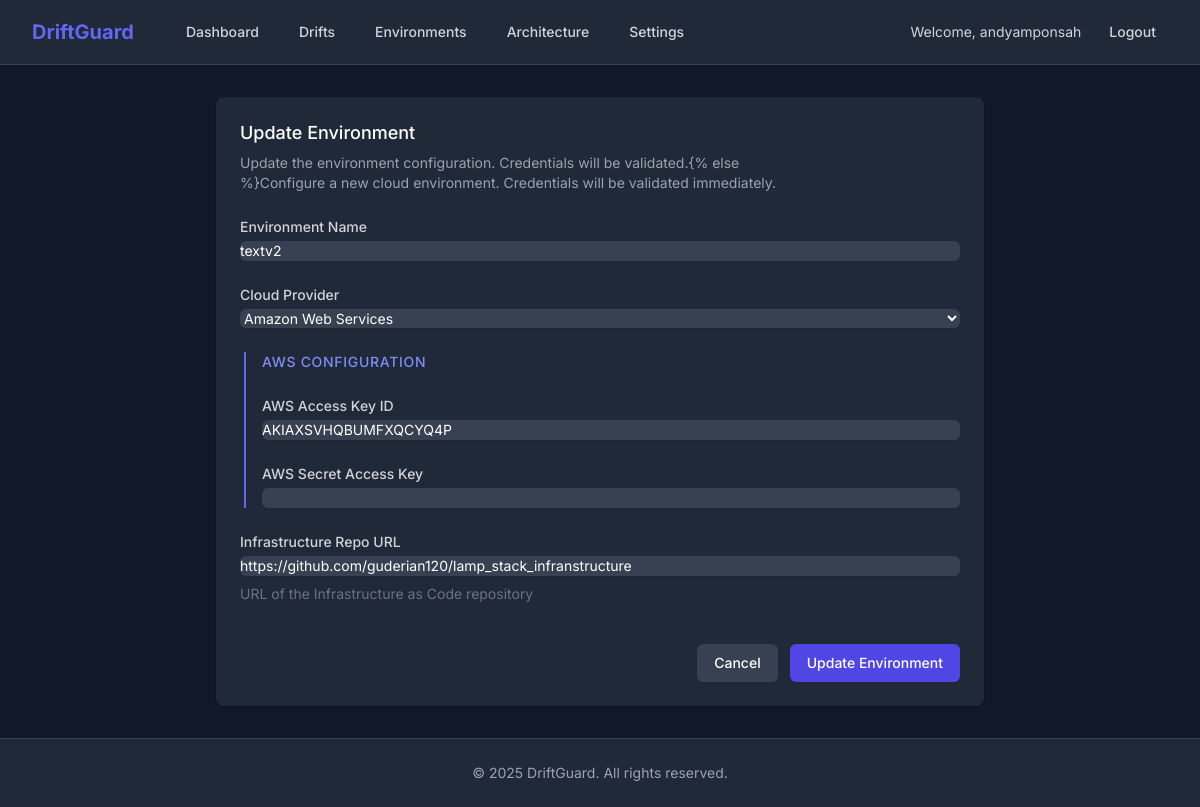
Page /integrations/2/update/ (signed in) on the committed database.
### integrations/models.py (models this page shows, shortened)
class Environment(models.Model):
    PROVIDER_CHOICES = [
        ('AWS', 'Amazon Web Services'),
        ('GCP', 'Google Cloud Platform'),
        ('Azure', 'Microsoft Azure'),
    ]
    name = models.CharField(max_length=100, help_text="Friendly name for this environment (e.g., Production, Staging)")
    provider = models.CharField(max_length=20, choices=PROVIDER_CHOICES, default='AWS')
    aws_access_key = models.CharField(max_length=255, blank=True, null=True)
    aws_secret_key = models.CharField(max_length=255, blank=True, null=True)
    iac_repo_url = models.URLField(max_length=500, blank=True, null=True, help_text="URL of the Infrastructure as Code repository")
    created_at = models.DateTimeField(auto_now_add=True)
    updated_at = models.DateTimeField(auto_now=True)

### integrations/views.py (the view)
# urls.py: path('<int:pk>/update/', views.environment_update, name='update'),
@login_required
def environment_update(request, pk):
    environment = get_object_or_404(Environment, pk=pk)
    if request.method == 'POST':
        form = EnvironmentForm(request.POST, instance=environment)
        if form.is_valid():
            form.save()
            messages.success(request, f"Environment '{environment.name}' updated successfully.")
            return redirect('integrations:list')
        else:
            messages.error(request, "Failed to update environment. Please check the errors below.")
    else:
        form = EnvironmentForm(instance=environment)
    return render(request, 'integrations/environment_form.html', {
        'form': form,
        'action': 'Update',
        'environment': environment
    })

### templates/integrations/environment_form.html (shortened to what this page needs)
{% extends 'base.html' %}
{% block content %}
<div class="max-w-3xl mx-auto">
    <div class="bg-gray-800 shadow sm:rounded-lg">
        <div class="px-4 py-5 sm:p-6">
            <h3 class="text-lg leading-6 font-medium text-white">{{ action|default:"Add New" }} Environment</h3>
            <div class="mt-2 max-w-xl text-sm text-gray-400">
                <p>{% if action == "Update" %}Update the environment configuration. Credentials will be validated.{%
                    else %}Configure a new cloud environment. Credentials will be validated immediately.{% endif %}</p>
            </div>
            <form class="mt-5 space-y-6" method="POST" data-loading>
                <div>
                    <label for="{{ form.name.id_for_label }}"
                        class="block text-sm font-medium text-gray-300">Environment Name</label>
                    <div class="mt-1">
                        {{ form.name }}
                    </div>
                </div>
                <div>
                    <label for="{{ form.provider.id_for_label }}" class="block text-sm font-medium text-gray-300">Cloud
                        Provider</label>
                    <div class="mt-1">
                        {{ form.provider }}
                    </div>
                </div>
                <div id="aws-credentials" class="space-y-6 border-l-2 border-indigo-500 pl-4 ml-1">
                    <h4 class="text-sm font-medium text-indigo-400 uppercase tracking-wider">AWS Configuration</h4>
                    <div>
                        <label for="{{ form.aws_access_key.id_for_label }}"
                            class="block text-sm font-medium text-gray-300">AWS Access Key ID</label>
                        <div class="mt-1">
                            {{ form.aws_access_key }}
                        </div>
                    </div>
                    <div>
                        <label for="{{ form.aws_secret_key.id_for_label }}"
                            class="block text-sm font-medium text-gray-300">AWS Secret Access Key</label>
                        <div class="mt-1">
                            {{ form.aws_secret_key }}
                        </div>
                    </div>
                </div>
                <div>
                    <label for="{{ form.iac_repo_url.id_for_label }}"
                        class="block text-sm font-medium text-gray-300">Infrastructure Repo URL</label>
                    <div class="mt-1">
                        {{ form.iac_repo_url }}
                    </div>
                    <p class="mt-2 text-sm text-gray-500">{{ form.iac_repo_url.help_text }}</p>
                </div>
                <div class="flex justify-end pt-4">
                    <a href="{% url 'integrations:list' %}"
                        class="bg-gray-700 py-2 px-4 border border-transparent rounded-md shadow-sm text-sm font-medium text-white hover:bg-gray-600 focus:outline-none focus:ring-2 focus:ring-offset-2 focus:ring-indigo-500 mr-3">
                        Cancel
                    </a>
                    <button type="submit"
                        class="inline-flex justify-center py-2 px-4 border border-transparent shadow-sm text-sm font-medium rounded-md text-white bg-indigo-600 hover:bg-indigo-700 focus:outline-none focus:ring-2 focus:ring-offset-2 focus:ring-indigo-500">
                        {% if action == "Update" %}Update Environment{% else %}Validate & Save{% endif %}
                    </button>
                </div>
            </form>
        </div>
    </div>
</div>
{% endblock %}

### templates/base.html (shortened to what this page needs)
{% load static %}
<!DOCTYPE html>
<html lang="en">
<head>
    <script src="https://cdn.tailwindcss.com"></script>
</head>
<body class="bg-gray-900 text-gray-100 min-h-screen flex flex-col">
    <nav class="bg-gray-800 border-b border-gray-700">
        <div class="max-w-7xl mx-auto px-4 sm:px-6 lg:px-8">
            <div class="flex items-center justify-between h-16">
                <div class="flex items-center">
                    <div class="flex-shrink-0 text-indigo-500 font-bold text-xl">
                        DriftGuard
                    </div>
                    <div class="hidden md:block">
                        <div class="ml-10 flex items-baseline space-x-4">
                            <a href="{% url 'dashboard:home' %}"
                                class="text-gray-300 hover:bg-gray-700 hover:text-white px-3 py-2 rounded-md text-sm font-medium">Dashboard</a>
                            <a href="{% url 'drifts:list' %}"
                                class="text-gray-300 hover:bg-gray-700 hover:text-white px-3 py-2 rounded-md text-sm font-medium">Drifts</a>
                            <a href="{% url 'integrations:list' %}"
                                class="text-gray-300 hover:bg-gray-700 hover:text-white px-3 py-2 rounded-md text-sm font-medium">Environments</a>
                            <a href="{% url 'core:architecture' %}"
                                class="text-gray-300 hover:bg-gray-700 hover:text-white px-3 py-2 rounded-md text-sm font-medium">Architecture</a>
                            <a href="{% url 'core:settings' %}"
                                class="text-gray-300 hover:bg-gray-700 hover:text-white px-3 py-2 rounded-md text-sm font-medium">Settings</a>
                        </div>
                    </div>
                </div>
                <div class="hidden md:block">
                    <div class="ml-4 flex items-center md:ml-6">
                        {% if user.is_authenticated %}
                        <span class="text-gray-300 text-sm mr-4">Welcome, {{ user.username }}</span>
                        <form method="post" action="{% url 'accounts:logout' %}">
                            <button type="submit"
                                class="text-gray-300 hover:bg-gray-700 hover:text-white px-3 py-2 rounded-md text-sm font-medium">Logout</button>
                        </form>
                        {% else %}
                        <a href="{% url 'accounts:login' %}"
                            class="text-gray-300 hover:bg-gray-700 hover:text-white px-3 py-2 rounded-md text-sm font-medium">Login</a>
                        {% endif %}
                    </div>
                </div>
            </div>
        </div>
    </nav>
    <main class="flex-grow container mx-auto px-4 sm:px-6 lg:px-8 py-8">
        {% block content %}{% endblock %}
    </main>
    <footer class="bg-gray-800 border-t border-gray-700 mt-auto">
        <div class="max-w-7xl mx-auto py-6 px-4 sm:px-6 lg:px-8">
            <p class="text-center text-gray-400 text-sm">&copy; 2025 DriftGuard. All rights reserved.</p>
        </div>
    </footer>
</body>
</html>

### templates/base.html (style rules this page uses)
body { font-family: 'Inter', sans-serif; }

### rows in the picture
Environment: name "textv2", provider "Amazon Web Services", aws_access_key "AKIAXSVHQBUMFXQCYQ4P", iac_repo_url "https://github.com/guderian120/lamp_stack_infranstructure"

### other values in the picture
{{ user.username }} "andyamponsah"
{{ action|default:"Add New" }} "Update"
